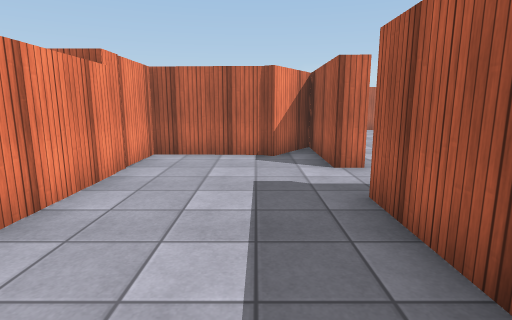
View 1 (above)

24 first-person views from a walk through a 3-D level made in the Unity game engine. The camera is 1.4 m above the floor, tilts 10° down and sees 80° across. Doors are open. The floor is counted in squares, 1 m on a side. Each view is taken from the middle of a square. On the plan, view 1 faces up. The plan holds only what a view shows up to about 14 squares ahead; the rest is blank. The place goes on beyond the plan. The player is left out. Surface patterns are stand-ins for the level's own textures.

View 2
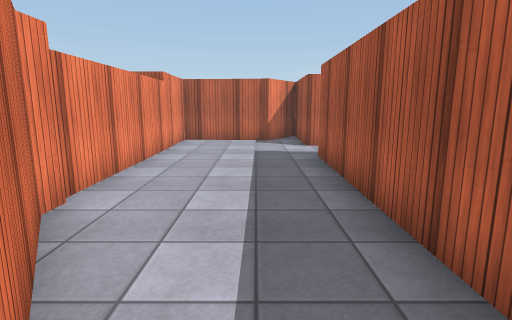

View 3
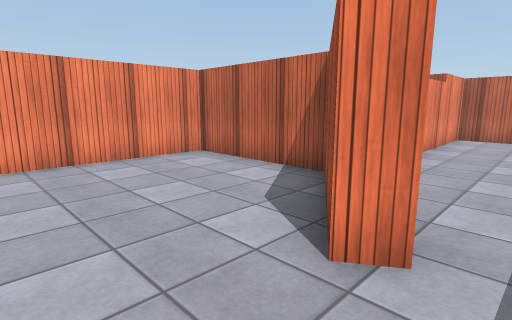

View 4
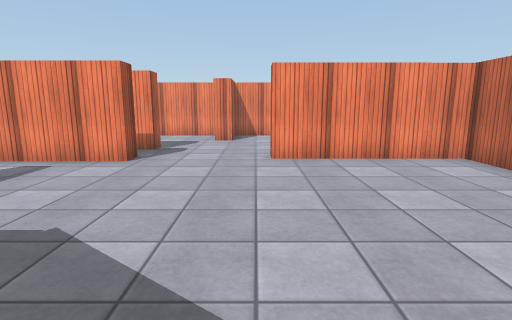

View 5
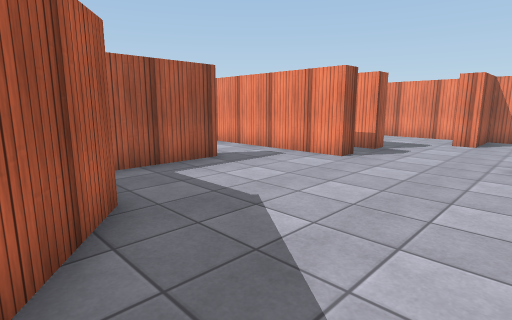

View 6
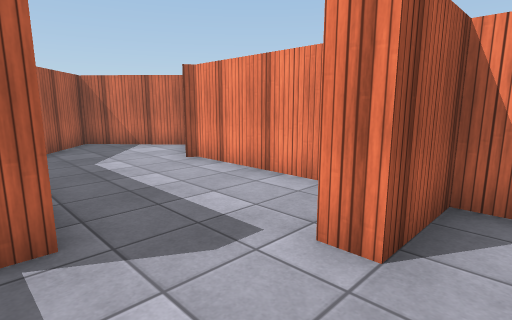

View 7
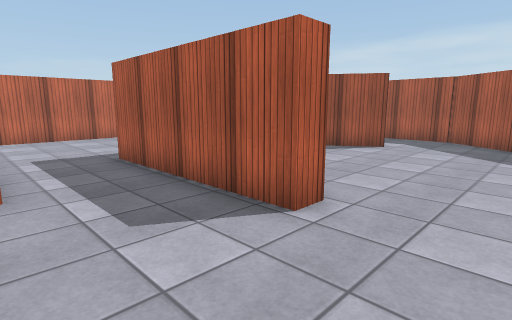

View 8
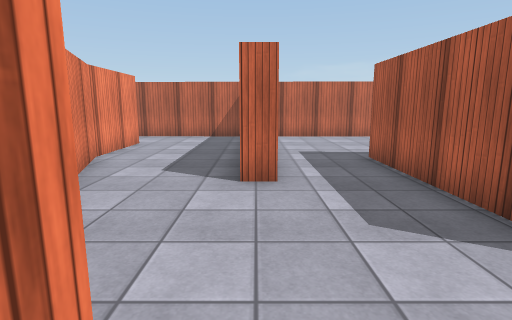

View 9
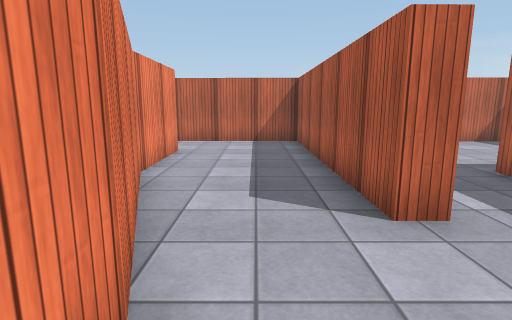

View 10
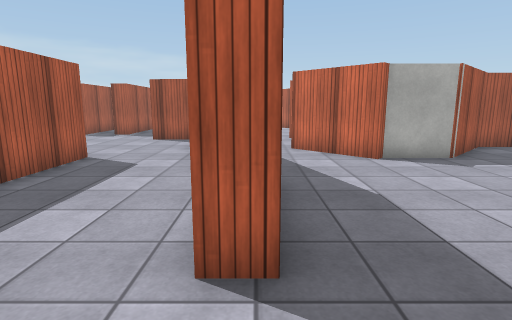

View 11
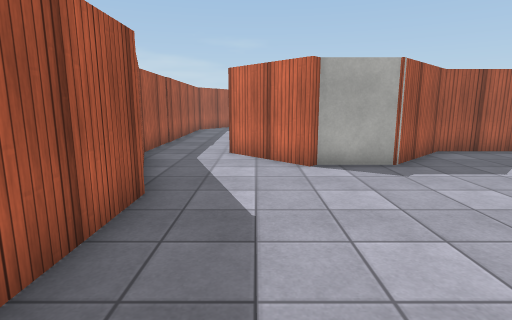

View 12
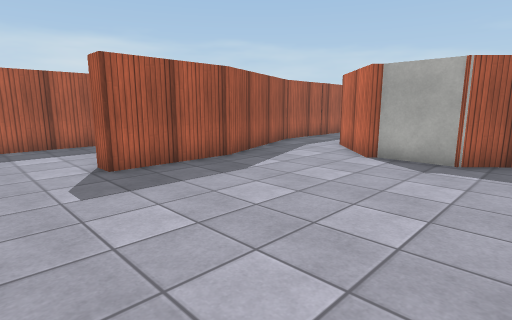

View 13
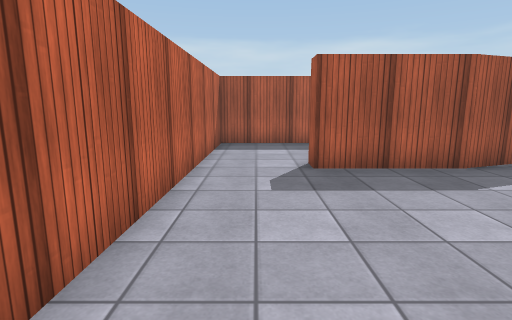

View 14
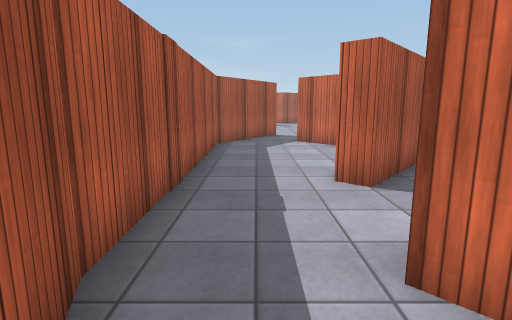

View 15
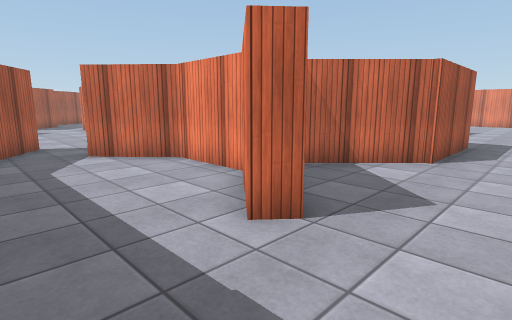

View 16
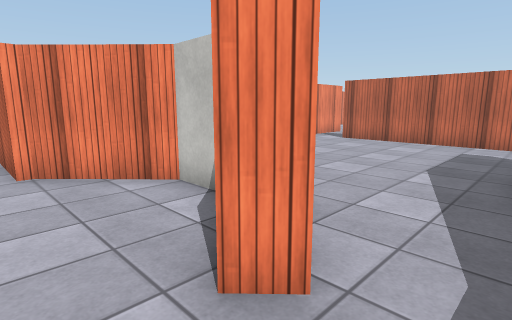

View 17
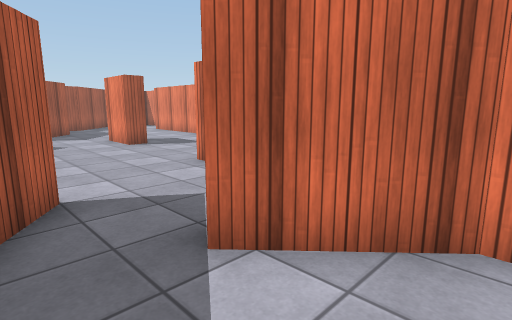

View 18
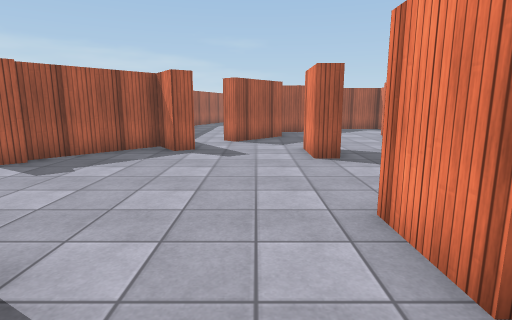

View 19
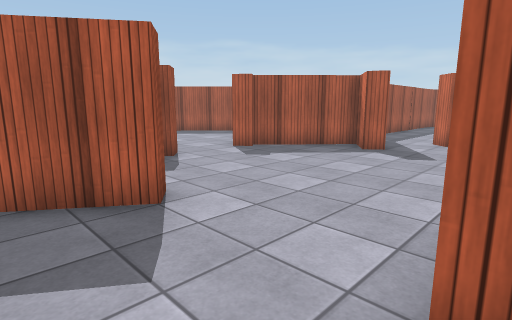

View 20
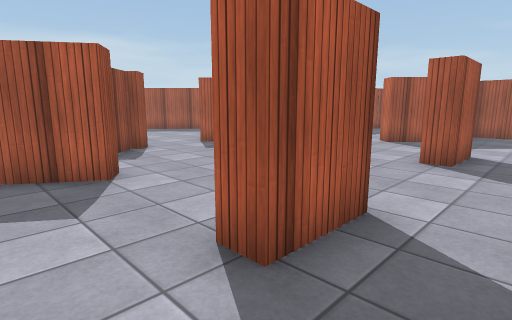

View 21
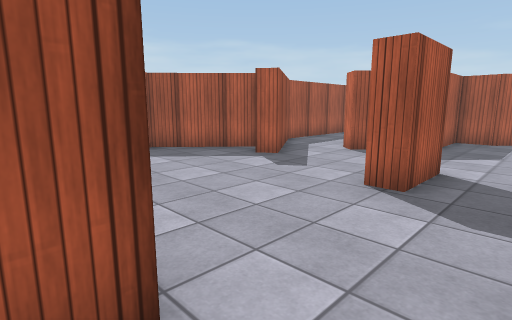

View 22
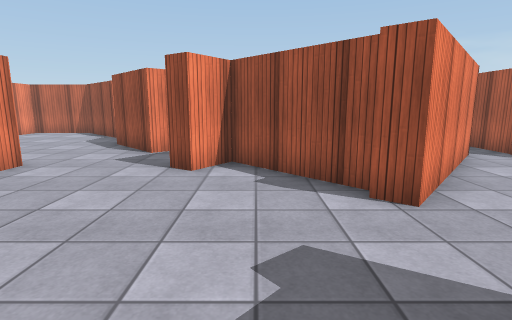

View 23
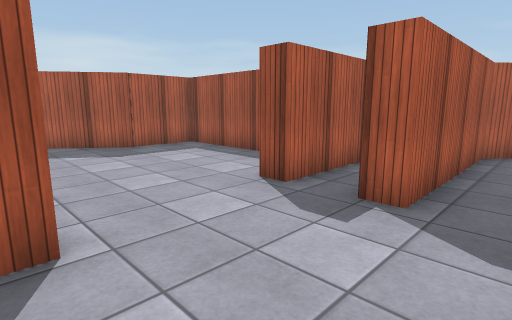

View 24
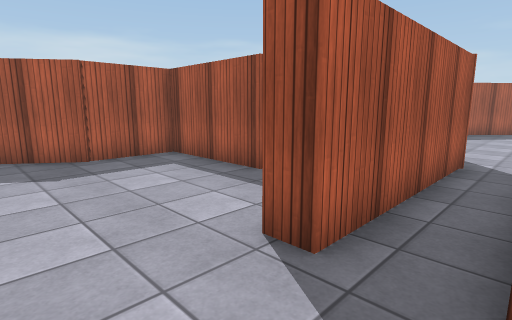

### Floor plan
Ten units are one square. View 1 is at (0, 0); x grows to the right and y downward. Boxes are objects, and circles mark ways between rooms. Rooms are numbered by the first view taken in them; rooms with no view inside come last. Other rooms are left out.
<svg viewBox="-250 -104 281 395">
<path fill="none" stroke="#000" d="M-28 1 -10 30M26 -69 18 -69 18 -99M17 25 18 -47M15 -98 6 -85 2 -88 -30 -89 -29 3M-85 93 -78 93 -78 120M-54 119 -15 119 -15 93 18 48M-115 24 -123 24M-148 81 -148 132 -145 134M-7 32 -14 37 -35 4 -81 3 -81 56 -88 56 -88 -4M-154 28 -149 42 -148 70 -126 70 -126 78M17 50 17 25M-162 157 -135 186 -106 150 -106 93 -99 93M-203 20 -182 42M-160 31 -172 -3 -172 -37 -165 -37 -165 -4 -154 28M-123 24 -123 -63 -240 -65M-245 43 -224 23 -204 23M-185 76 -205 99 -204 124 -187 143M-155 135 -156 43 -160 31M-182 42 -187 48M-223 232 -216 232 -216 252M-216 168 -216 189M-137 199 -142 194 -140 191 -166 163 -174 174 -180 170 -155 135M-192 272 -186 277M-187 143 -192 148 -198 141M-155 286 -180 250 -174 246 -166 257 -140 229 -143 226 -137 221M-198 141 -213 126M-224 100 -227 97M-223 189 -223 168 -216 168M-41 -62 -107 -63M-243 73 -222 95M-209 30 -221 30 -242 50M-209 93 -190 72"/>
<circle cx="5" cy="30" r="3" fill="#2a7"/>
<circle cx="-135" cy="20" r="3" fill="#2a7"/>
<circle cx="-105" cy="-15" r="3" fill="#2a7"/>
<circle cx="-170" cy="30" r="3" fill="#2a7"/>
<circle cx="-175" cy="140" r="3" fill="#2a7"/>
<circle cx="-185" cy="60" r="3" fill="#2a7"/>
<circle cx="-215" cy="155" r="3" fill="#2a7"/>
<circle cx="-235" cy="175" r="3" fill="#2a7"/>
<text x="0" y="-30">1</text>
<text x="-80" y="70">2</text>
<text x="-190" y="-20">3</text>
<text x="-170" y="90">4</text>
<text x="-190" y="210">5</text>
<text x="-230" y="140">6</text>
<text x="-80" y="-30">7</text>
<text x="-220" y="60">8</text>
</svg>
Room 1 opens to room 2. Room 2 opens to room 3. Room 2 opens to room 7. Room 3 opens to room 4. Room 4 opens to room 5. Room 4 opens to room 8. Room 5 opens to room 6.

Where each view was taken, in squares from view 1:
view 1: 0 up, 0 right, facing up
view 2: 4 down, 0 right, facing up
view 3: 6 down, 0 right, facing up-left
view 4: 6 down, 0 right, facing left
view 5: 5 down, 0 right, facing down-left
view 6: 6 down, 10 left, facing down-left
view 7: 8 down, 12 left, facing up-right
view 8: 8 down, 12 left, facing up
view 9: 6 down, 14 left, facing up
view 10: 6 up, 17 left, facing down
view 11: 5 up, 19 left, facing down
view 12: 6 up, 24 left, facing down-right
view 13: 5 up, 24 left, facing right
view 14: 2 down, 17 left, facing down
view 15: 5 down, 16 left, facing down-left
view 16: 6 down, 17 left, facing up-left
view 17: 12 down, 17 left, facing down-left
view 18: 15 down, 20 left, facing down
view 19: 15 down, 22 left, facing down-right
view 20: 15 down, 24 left, facing down-right
view 21: 18 down, 24 left, facing down-right
view 22: 24 down, 16 left, facing up
view 23: 5 down, 12 left, facing down-right
view 24: 7 down, 10 left, facing down-right
